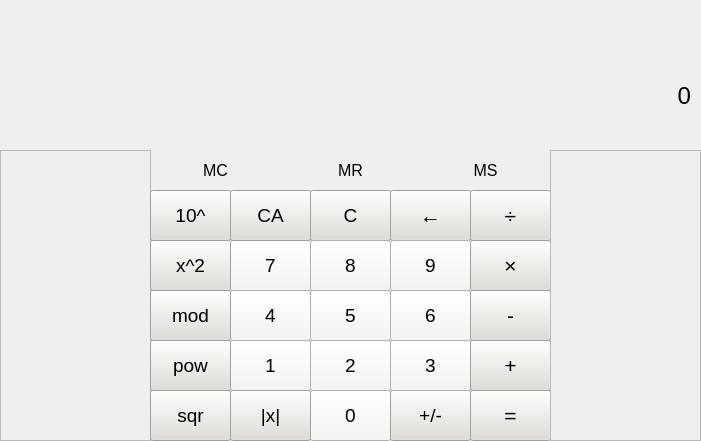
<?xml version="1.0" encoding="UTF-8"?>
<ui version="4.0">
 <class>MainWindow</class>
 <widget class="QMainWindow" name="MainWindow">
  <property name="geometry">
   <rect>
    <x>0</x>
    <y>0</y>
    <width>701</width>
    <height>441</height>
   </rect>
  </property>
  <property name="windowTitle">
   <string>MainWindow</string>
  </property>
  <widget class="QWidget" name="centralwidget">
   <widget class="QLabel" name="display">
    <property name="geometry">
     <rect>
      <x>10</x>
      <y>40</y>
      <width>681</width>
      <height>111</height>
     </rect>
    </property>
    <property name="font">
     <font>
      <pointsize>18</pointsize>
     </font>
    </property>
    <property name="text">
     <string>0</string>
    </property>
    <property name="alignment">
     <set>Qt::AlignRight|Qt::AlignTrailing|Qt::AlignVCenter</set>
    </property>
   </widget>
   <widget class="QLabel" name="calculationPanel">
    <property name="geometry">
     <rect>
      <x>10</x>
      <y>0</y>
      <width>681</width>
      <height>41</height>
     </rect>
    </property>
    <property name="font">
     <font>
      <pointsize>12</pointsize>
     </font>
    </property>
    <property name="text">
     <string/>
    </property>
    <property name="alignment">
     <set>Qt::AlignRight|Qt::AlignTrailing|Qt::AlignVCenter</set>
    </property>
   </widget>
   <widget class="QPushButton" name="pushButton_readMemory">
    <property name="geometry">
     <rect>
      <x>280</x>
      <y>150</y>
      <width>141</width>
      <height>41</height>
     </rect>
    </property>
    <property name="font">
     <font>
      <pointsize>12</pointsize>
     </font>
    </property>
    <property name="text">
     <string>MR</string>
    </property>
    <property name="flat">
     <bool>true</bool>
    </property>
   </widget>
   <widget class="QPushButton" name="pushButton_addToMemory">
    <property name="geometry">
     <rect>
      <x>420</x>
      <y>150</y>
      <width>131</width>
      <height>41</height>
     </rect>
    </property>
    <property name="font">
     <font>
      <pointsize>12</pointsize>
     </font>
    </property>
    <property name="text">
     <string>MS</string>
    </property>
    <property name="flat">
     <bool>true</bool>
    </property>
   </widget>
   <widget class="QPushButton" name="pushButton_clearMemory">
    <property name="geometry">
     <rect>
      <x>150</x>
      <y>150</y>
      <width>131</width>
      <height>41</height>
     </rect>
    </property>
    <property name="font">
     <font>
      <pointsize>12</pointsize>
     </font>
    </property>
    <property name="text">
     <string>MC</string>
    </property>
    <property name="flat">
     <bool>true</bool>
    </property>
   </widget>
   <widget class="QPushButton" name="pushButton_one">
    <property name="geometry">
     <rect>
      <x>230</x>
      <y>340</y>
      <width>81</width>
      <height>51</height>
     </rect>
    </property>
    <property name="font">
     <font>
      <pointsize>14</pointsize>
     </font>
    </property>
    <property name="styleSheet">
     <string notr="true">background-color: rgb(246, 245, 244);</string>
    </property>
    <property name="text">
     <string>1</string>
    </property>
   </widget>
   <widget class="QPushButton" name="pushButton_five">
    <property name="geometry">
     <rect>
      <x>310</x>
      <y>290</y>
      <width>81</width>
      <height>51</height>
     </rect>
    </property>
    <property name="font">
     <font>
      <pointsize>14</pointsize>
     </font>
    </property>
    <property name="styleSheet">
     <string notr="true">background-color: rgb(246, 245, 244);</string>
    </property>
    <property name="text">
     <string>5</string>
    </property>
   </widget>
   <widget class="QPushButton" name="pushButton_six">
    <property name="geometry">
     <rect>
      <x>390</x>
      <y>290</y>
      <width>81</width>
      <height>51</height>
     </rect>
    </property>
    <property name="font">
     <font>
      <pointsize>14</pointsize>
     </font>
    </property>
    <property name="styleSheet">
     <string notr="true">background-color: rgb(246, 245, 244);</string>
    </property>
    <property name="text">
     <string>6</string>
    </property>
   </widget>
   <widget class="QPushButton" name="pushButton_zero">
    <property name="geometry">
     <rect>
      <x>310</x>
      <y>390</y>
      <width>81</width>
      <height>51</height>
     </rect>
    </property>
    <property name="font">
     <font>
      <pointsize>14</pointsize>
     </font>
    </property>
    <property name="styleSheet">
     <string notr="true">background-color: rgb(246, 245, 244);</string>
    </property>
    <property name="text">
     <string>0</string>
    </property>
   </widget>
   <widget class="QPushButton" name="pushButton_changeSign">
    <property name="geometry">
     <rect>
      <x>390</x>
      <y>390</y>
      <width>81</width>
      <height>51</height>
     </rect>
    </property>
    <property name="font">
     <font>
      <pointsize>14</pointsize>
     </font>
    </property>
    <property name="styleSheet">
     <string notr="true">background-color: rgb(222, 221, 218);</string>
    </property>
    <property name="text">
     <string>+/-</string>
    </property>
   </widget>
   <widget class="QPushButton" name="pushButton_clear">
    <property name="geometry">
     <rect>
      <x>310</x>
      <y>190</y>
      <width>81</width>
      <height>51</height>
     </rect>
    </property>
    <property name="font">
     <font>
      <pointsize>14</pointsize>
     </font>
    </property>
    <property name="styleSheet">
     <string notr="true">background-color: rgb(222, 221, 218);</string>
    </property>
    <property name="text">
     <string>C</string>
    </property>
   </widget>
   <widget class="QPushButton" name="pushButton_eight">
    <property name="geometry">
     <rect>
      <x>310</x>
      <y>240</y>
      <width>81</width>
      <height>51</height>
     </rect>
    </property>
    <property name="font">
     <font>
      <pointsize>14</pointsize>
     </font>
    </property>
    <property name="styleSheet">
     <string notr="true">background-color: rgb(246, 245, 244);</string>
    </property>
    <property name="text">
     <string>8</string>
    </property>
   </widget>
   <widget class="QPushButton" name="pushButton_backspace">
    <property name="geometry">
     <rect>
      <x>390</x>
      <y>190</y>
      <width>81</width>
      <height>51</height>
     </rect>
    </property>
    <property name="font">
     <font>
      <pointsize>16</pointsize>
     </font>
    </property>
    <property name="styleSheet">
     <string notr="true">background-color: rgb(222, 221, 218);</string>
    </property>
    <property name="text">
     <string>←</string>
    </property>
   </widget>
   <widget class="QPushButton" name="pushButton_minus">
    <property name="geometry">
     <rect>
      <x>470</x>
      <y>290</y>
      <width>81</width>
      <height>51</height>
     </rect>
    </property>
    <property name="font">
     <font>
      <pointsize>16</pointsize>
     </font>
    </property>
    <property name="styleSheet">
     <string notr="true">background-color: rgb(222, 221, 218);</string>
    </property>
    <property name="text">
     <string>-</string>
    </property>
   </widget>
   <widget class="QPushButton" name="pushButton_two">
    <property name="geometry">
     <rect>
      <x>310</x>
      <y>340</y>
      <width>81</width>
      <height>51</height>
     </rect>
    </property>
    <property name="font">
     <font>
      <pointsize>14</pointsize>
     </font>
    </property>
    <property name="styleSheet">
     <string notr="true">background-color: rgb(246, 245, 244);</string>
    </property>
    <property name="text">
     <string>2</string>
    </property>
   </widget>
   <widget class="QPushButton" name="pushButton_nine">
    <property name="geometry">
     <rect>
      <x>390</x>
      <y>240</y>
      <width>81</width>
      <height>51</height>
     </rect>
    </property>
    <property name="font">
     <font>
      <pointsize>14</pointsize>
     </font>
    </property>
    <property name="styleSheet">
     <string notr="true">background-color: rgb(246, 245, 244);</string>
    </property>
    <property name="text">
     <string>9</string>
    </property>
   </widget>
   <widget class="QPushButton" name="pushButton_seven">
    <property name="geometry">
     <rect>
      <x>230</x>
      <y>240</y>
      <width>81</width>
      <height>51</height>
     </rect>
    </property>
    <property name="font">
     <font>
      <pointsize>14</pointsize>
     </font>
    </property>
    <property name="styleSheet">
     <string notr="true">background-color: rgb(246, 245, 244);</string>
    </property>
    <property name="text">
     <string>7</string>
    </property>
   </widget>
   <widget class="QPushButton" name="pushButton_three">
    <property name="geometry">
     <rect>
      <x>390</x>
      <y>340</y>
      <width>81</width>
      <height>51</height>
     </rect>
    </property>
    <property name="font">
     <font>
      <pointsize>14</pointsize>
     </font>
    </property>
    <property name="styleSheet">
     <string notr="true">background-color: rgb(246, 245, 244);</string>
    </property>
    <property name="text">
     <string>3</string>
    </property>
   </widget>
   <widget class="QPushButton" name="pushButton_clearAll">
    <property name="geometry">
     <rect>
      <x>230</x>
      <y>190</y>
      <width>81</width>
      <height>51</height>
     </rect>
    </property>
    <property name="font">
     <font>
      <pointsize>14</pointsize>
     </font>
    </property>
    <property name="styleSheet">
     <string notr="true">background-color: rgb(222, 221, 218);</string>
    </property>
    <property name="text">
     <string>CA</string>
    </property>
   </widget>
   <widget class="QPushButton" name="pushButton_plus">
    <property name="geometry">
     <rect>
      <x>470</x>
      <y>340</y>
      <width>81</width>
      <height>51</height>
     </rect>
    </property>
    <property name="font">
     <font>
      <pointsize>16</pointsize>
     </font>
    </property>
    <property name="styleSheet">
     <string notr="true">background-color: rgb(222, 221, 218);</string>
    </property>
    <property name="text">
     <string>+</string>
    </property>
   </widget>
   <widget class="QPushButton" name="pushButton_four">
    <property name="geometry">
     <rect>
      <x>230</x>
      <y>290</y>
      <width>81</width>
      <height>51</height>
     </rect>
    </property>
    <property name="font">
     <font>
      <pointsize>14</pointsize>
     </font>
    </property>
    <property name="styleSheet">
     <string notr="true">background-color: rgb(246, 245, 244);</string>
    </property>
    <property name="text">
     <string>4</string>
    </property>
   </widget>
   <widget class="QPushButton" name="pushButton_equal">
    <property name="geometry">
     <rect>
      <x>470</x>
      <y>390</y>
      <width>81</width>
      <height>51</height>
     </rect>
    </property>
    <property name="font">
     <font>
      <pointsize>16</pointsize>
     </font>
    </property>
    <property name="styleSheet">
     <string notr="true">background-color: rgb(222, 221, 218);</string>
    </property>
    <property name="text">
     <string>=</string>
    </property>
   </widget>
   <widget class="QFrame" name="emptyFrame_left">
    <property name="geometry">
     <rect>
      <x>0</x>
      <y>150</y>
      <width>151</width>
      <height>291</height>
     </rect>
    </property>
    <property name="frameShape">
     <enum>QFrame::StyledPanel</enum>
    </property>
    <property name="frameShadow">
     <enum>QFrame::Raised</enum>
    </property>
   </widget>
   <widget class="QPushButton" name="pushButton_multiply">
    <property name="geometry">
     <rect>
      <x>470</x>
      <y>240</y>
      <width>81</width>
      <height>51</height>
     </rect>
    </property>
    <property name="font">
     <font>
      <pointsize>16</pointsize>
     </font>
    </property>
    <property name="styleSheet">
     <string notr="true">background-color: rgb(222, 221, 218);</string>
    </property>
    <property name="text">
     <string>×</string>
    </property>
   </widget>
   <widget class="QPushButton" name="pushButton_divide">
    <property name="geometry">
     <rect>
      <x>470</x>
      <y>190</y>
      <width>81</width>
      <height>51</height>
     </rect>
    </property>
    <property name="font">
     <font>
      <pointsize>16</pointsize>
     </font>
    </property>
    <property name="styleSheet">
     <string notr="true">background-color: rgb(222, 221, 218);</string>
    </property>
    <property name="text">
     <string>÷</string>
    </property>
   </widget>
   <widget class="QPushButton" name="pushButton_sqrt">
    <property name="geometry">
     <rect>
      <x>150</x>
      <y>390</y>
      <width>81</width>
      <height>51</height>
     </rect>
    </property>
    <property name="font">
     <font>
      <pointsize>14</pointsize>
     </font>
    </property>
    <property name="styleSheet">
     <string notr="true">background-color: rgb(222, 221, 218);</string>
    </property>
    <property name="text">
     <string>sqr</string>
    </property>
   </widget>
   <widget class="QPushButton" name="pushButton_pow">
    <property name="geometry">
     <rect>
      <x>150</x>
      <y>340</y>
      <width>81</width>
      <height>51</height>
     </rect>
    </property>
    <property name="font">
     <font>
      <pointsize>14</pointsize>
     </font>
    </property>
    <property name="styleSheet">
     <string notr="true">background-color: rgb(222, 221, 218);</string>
    </property>
    <property name="text">
     <string>pow</string>
    </property>
   </widget>
   <widget class="QPushButton" name="pushButton_mod">
    <property name="geometry">
     <rect>
      <x>150</x>
      <y>290</y>
      <width>81</width>
      <height>51</height>
     </rect>
    </property>
    <property name="font">
     <font>
      <pointsize>14</pointsize>
     </font>
    </property>
    <property name="styleSheet">
     <string notr="true">background-color: rgb(222, 221, 218);</string>
    </property>
    <property name="text">
     <string>mod</string>
    </property>
   </widget>
   <widget class="QPushButton" name="pushButton_abs">
    <property name="geometry">
     <rect>
      <x>230</x>
      <y>390</y>
      <width>81</width>
      <height>51</height>
     </rect>
    </property>
    <property name="font">
     <font>
      <pointsize>14</pointsize>
     </font>
    </property>
    <property name="styleSheet">
     <string notr="true">background-color: rgb(222, 221, 218);</string>
    </property>
    <property name="text">
     <string>|x|</string>
    </property>
   </widget>
   <widget class="QPushButton" name="pushButton_pow10">
    <property name="geometry">
     <rect>
      <x>150</x>
      <y>190</y>
      <width>81</width>
      <height>51</height>
     </rect>
    </property>
    <property name="font">
     <font>
      <pointsize>14</pointsize>
     </font>
    </property>
    <property name="styleSheet">
     <string notr="true">background-color: rgb(222, 221, 218);</string>
    </property>
    <property name="text">
     <string>10^</string>
    </property>
   </widget>
   <widget class="QPushButton" name="pushButton_powBy2">
    <property name="geometry">
     <rect>
      <x>150</x>
      <y>240</y>
      <width>81</width>
      <height>51</height>
     </rect>
    </property>
    <property name="font">
     <font>
      <pointsize>14</pointsize>
     </font>
    </property>
    <property name="styleSheet">
     <string notr="true">background-color: rgb(222, 221, 218);</string>
    </property>
    <property name="text">
     <string>x^2</string>
    </property>
   </widget>
   <widget class="QFrame" name="emptyFrame_right">
    <property name="geometry">
     <rect>
      <x>550</x>
      <y>150</y>
      <width>151</width>
      <height>291</height>
     </rect>
    </property>
    <property name="frameShape">
     <enum>QFrame::StyledPanel</enum>
    </property>
    <property name="frameShadow">
     <enum>QFrame::Raised</enum>
    </property>
   </widget>
  </widget>
 </widget>
 <resources/>
 <connections/>
</ui>
